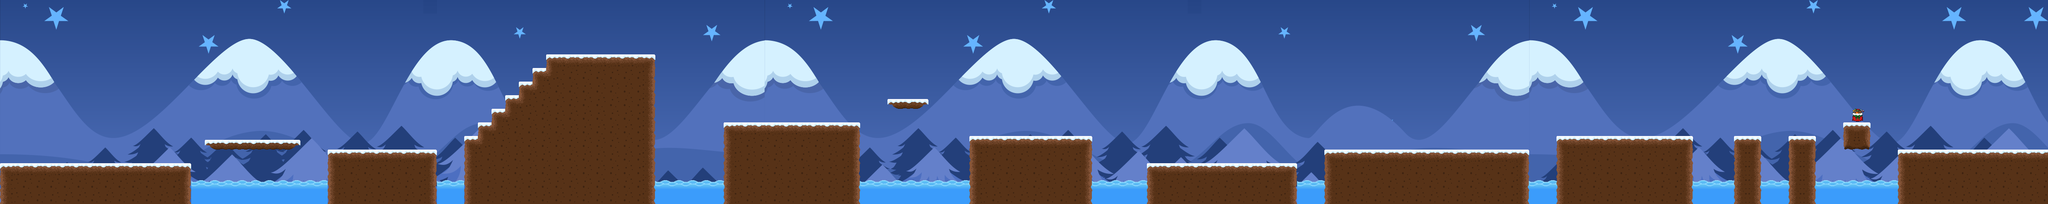

This game map was drawn from its Tiled (.tmx) file and the tilesets committed beside it. A one-line description and the trimmed map source follow:
An orthogonal 150x15 tile map with 32x32 px tiles, 4 tile layers (ciel2, eau, Sol, hotte), 6 tilesets and 23 objects (16x Sol, 3x Hitbox, 2x Wall, Start, End).

<map version="1.10" tiledversion="1.11.1-99-gec89c545" orientation="orthogonal" renderorder="left-up" width="150" height="15" tilewidth="32" tileheight="32" infinite="0" nextlayerid="15" nextobjectid="12">
 <tileset firstgid="1" name="santa-idle" tilewidth="40" tileheight="64" tilecount="16" columns="0">
  <grid orientation="orthogonal" width="1" height="1" />
  <tile id="0">
   <image source="../textures/player/santa_idle_1.png" width="40" height="64" />
   <objectgroup draworder="index" id="2">
    <object id="1" type="Hitbox" x="0" y="0" width="40" height="64" />
   </objectgroup>
   <animation>
    <frame tileid="0" duration="60" />
    <frame tileid="1" duration="60" />
    <frame tileid="2" duration="60" />
    <frame tileid="3" duration="60" />
    <frame tileid="4" duration="60" />
    <frame tileid="5" duration="60" />
    <frame tileid="6" duration="60" />
    <frame tileid="7" duration="60" />
    <frame tileid="8" duration="60" />
    <frame tileid="9" duration="60" />
    <frame tileid="10" duration="60" />
    <frame tileid="11" duration="60" />
    <frame tileid="12" duration="60" />
    <frame tileid="13" duration="60" />
    <frame tileid="14" duration="60" />
    <frame tileid="15" duration="60" />
   </animation>
  </tile>
  <tile id="1">
   <image source="../textures/player/santa_idle_2.png" width="40" height="64" />
  </tile>
  <tile id="2">
   <image source="../textures/player/santa_idle_3.png" width="40" height="64" />
  </tile>
  <tile id="3">
   <image source="../textures/player/santa_idle_4.png" width="40" height="64" />
  </tile>
  <tile id="4">
   <image source="../textures/player/santa_idle_5.png" width="40" height="64" />
  </tile>
  <tile id="5">
   <image source="../textures/player/santa_idle_6.png" width="40" height="64" />
  </tile>
  <tile id="6">
   <image source="../textures/player/santa_idle_7.png" width="40" height="64" />
  </tile>
  <tile id="7">
   <image source="../textures/player/santa_idle_8.png" width="40" height="64" />
  </tile>
  <tile id="8">
   <image source="../textures/player/santa_idle_9.png" width="39" height="64" />
  </tile>
  <tile id="9">
   <image source="../textures/player/santa_idle_10.png" width="39" height="64" />
  </tile>
  <tile id="10">
   <image source="../textures/player/santa_idle_11.png" width="39" height="64" />
  </tile>
  <tile id="11">
   <image source="../textures/player/santa_idle_12.png" width="39" height="64" />
  </tile>
  <tile id="12">
   <image source="../textures/player/santa_idle_13.png" width="39" height="64" />
  </tile>
  <tile id="13">
   <image source="../textures/player/santa_idle_14.png" width="40" height="64" />
   <animation>
    <frame tileid="0" duration="60" />
    <frame tileid="1" duration="60" />
    <frame tileid="2" duration="60" />
    <frame tileid="3" duration="60" />
    <frame tileid="4" duration="60" />
    <frame tileid="5" duration="60" />
    <frame tileid="6" duration="60" />
    <frame tileid="7" duration="60" />
    <frame tileid="8" duration="60" />
    <frame tileid="9" duration="60" />
    <frame tileid="10" duration="60" />
    <frame tileid="11" duration="60" />
    <frame tileid="12" duration="60" />
    <frame tileid="13" duration="60" />
    <frame tileid="14" duration="60" />
    <frame tileid="15" duration="60" />
   </animation>
  </tile>
  <tile id="14">
   <image source="../textures/player/santa_idle_15.png" width="40" height="64" />
   <objectgroup draworder="index" id="2">
    <object id="1" type="Hitbox" x="0" y="0" width="40" height="64" />
   </objectgroup>
  </tile>
  <tile id="15">
   <image source="../textures/player/santa_idle_16.png" width="40" height="64" />
   <objectgroup draworder="index" id="2">
    <object id="1" type="Hitbox" x="0" y="0" width="40" height="64" />
   </objectgroup>
  </tile>
 </tileset>
 <tileset firstgid="17" name="santa-run" tilewidth="1" tileheight="1" tilecount="0" columns="0" />
 <tileset firstgid="17" name="yeti" tilewidth="64" tileheight="64" tilecount="48" columns="8">
  <image source="../textures/ennemies/yeti.png" width="512" height="384" />
  <tile id="0">
   <animation>
    <frame tileid="8" duration="60" />
    <frame tileid="9" duration="60" />
    <frame tileid="10" duration="60" />
    <frame tileid="11" duration="60" />
    <frame tileid="12" duration="60" />
    <frame tileid="13" duration="60" />
    <frame tileid="14" duration="60" />
    <frame tileid="15" duration="60" />
   </animation>
  </tile>
  <tile id="7">
   <animation>
    <frame tileid="0" duration="60" />
    <frame tileid="1" duration="60" />
    <frame tileid="2" duration="60" />
    <frame tileid="3" duration="60" />
    <frame tileid="4" duration="60" />
    <frame tileid="5" duration="60" />
    <frame tileid="6" duration="60" />
    <frame tileid="7" duration="60" />
   </animation>
  </tile>
  <tile id="31">
   <animation>
    <frame tileid="24" duration="60" />
    <frame tileid="25" duration="60" />
    <frame tileid="26" duration="60" />
    <frame tileid="27" duration="60" />
    <frame tileid="28" duration="60" />
    <frame tileid="29" duration="60" />
    <frame tileid="30" duration="60" />
    <frame tileid="31" duration="60" />
   </animation>
  </tile>
  <tile id="39">
   <animation>
    <frame tileid="32" duration="60" />
    <frame tileid="33" duration="60" />
    <frame tileid="34" duration="60" />
    <frame tileid="35" duration="60" />
    <frame tileid="36" duration="60" />
    <frame tileid="37" duration="60" />
    <frame tileid="38" duration="60" />
    <frame tileid="39" duration="60" />
   </animation>
  </tile>
  <tile id="40">
   <animation>
    <frame tileid="40" duration="60" />
    <frame tileid="41" duration="60" />
    <frame tileid="42" duration="60" />
    <frame tileid="43" duration="60" />
    <frame tileid="44" duration="60" />
    <frame tileid="45" duration="60" />
    <frame tileid="46" duration="60" />
    <frame tileid="47" duration="60" />
   </animation>
  </tile>
 </tileset>
 <tileset firstgid="65" name="BG" tilewidth="32" tileheight="32" tilecount="1512" columns="56">
  <image source="../textures/decor/BG/BG.png" width="1800" height="893" />
 </tileset>
 <tileset firstgid="1577" name="SolWinter" tilewidth="68" tileheight="37" tilecount="19" columns="0">
  <grid orientation="orthogonal" width="1" height="1" />
  <tile id="18">
   <image source="../textures/decor/Sol/1.png" width="32" height="32" />
   <objectgroup draworder="index" id="5">
    <object id="8" type="Sol" x="0" y="0" width="32" height="32" />
   </objectgroup>
  </tile>
  <tile id="19">
   <image source="../textures/decor/Sol/2.png" width="32" height="32" />
   <objectgroup draworder="index" id="2">
    <object id="1" type="Sol" x="0" y="0" width="32" height="32" />
   </objectgroup>
  </tile>
  <tile id="20">
   <image source="../textures/decor/Sol/3.png" width="32" height="32" />
   <objectgroup draworder="index" id="2">
    <object id="1" type="Sol" x="0" y="0" width="32" height="32" />
   </objectgroup>
  </tile>
  <tile id="21">
   <image source="../textures/decor/Sol/4.png" width="32" height="32" />
   <objectgroup draworder="index" id="2">
    <object id="1" type="Sol" x="0" y="0" width="32" height="32" />
   </objectgroup>
  </tile>
  <tile id="22">
   <image source="../textures/decor/Sol/5.png" width="32" height="32" />
   <objectgroup draworder="index" id="2">
    <object id="1" type="Sol" x="0" y="0" width="32" height="32" />
   </objectgroup>
  </tile>
  <tile id="23">
   <image source="../textures/decor/Sol/6.png" width="32" height="32" />
   <objectgroup draworder="index" id="2">
    <object id="1" type="Sol" x="0" y="0" width="32" height="32" />
   </objectgroup>
  </tile>
  <tile id="24">
   <image source="../textures/decor/Sol/7.png" width="32" height="32" />
   <objectgroup draworder="index" id="2">
    <object id="1" type="Sol" x="0" y="0" width="32" height="32" />
   </objectgroup>
  </tile>
  <tile id="25">
   <image source="../textures/decor/Sol/8.png" width="32" height="32" />
   <objectgroup draworder="index" id="2">
    <object id="1" type="Sol" x="0" y="0" width="32" height="32" />
   </objectgroup>
  </tile>
  <tile id="26">
   <image source="../textures/decor/Sol/9.png" width="32" height="32" />
   <objectgroup draworder="index" id="2">
    <object id="1" type="Sol" x="0" y="0" width="32" height="32" />
   </objectgroup>
  </tile>
  <tile id="27">
   <image source="../textures/decor/Sol/10.png" width="32" height="32" />
   <objectgroup draworder="index" id="2">
    <object id="1" type="Sol" x="0" y="0" width="32" height="32" />
   </objectgroup>
  </tile>
  <tile id="28">
   <image source="../textures/decor/Sol/11.png" width="32" height="32" />
   <objectgroup draworder="index" id="2">
    <object id="1" type="Sol" x="0" y="0" width="32" height="32" />
   </objectgroup>
  </tile>
  <tile id="29">
   <image source="../textures/decor/Sol/12.png" width="32" height="32" />
   <objectgroup draworder="index" id="2">
    <object id="1" type="Sol" x="0" y="0" width="32" height="32" />
   </objectgroup>
  </tile>
  <tile id="30">
   <image source="../textures/decor/Sol/13.png" width="32" height="32" />
   <objectgroup draworder="index" id="2">
    <object id="1" type="Sol" x="0" y="0" width="32" height="32" />
   </objectgroup>
  </tile>
  <tile id="31">
   <image source="../textures/decor/Sol/14.png" width="32" height="23" />
   <objectgroup draworder="index" id="2">
    <object id="2" type="Sol" x="0.666667" y="1">
     <polygon points="0,0 0,12 9,12 11.3333,14.3333 17.6667,18.6667 21,20.3333 23,21.6667 31.3333,22.6667 30.6667,-1.33333" />
    </object>
   </objectgroup>
  </tile>
  <tile id="32">
   <image source="../textures/decor/Sol/15.png" width="32" height="23" />
   <objectgroup draworder="index" id="2">
    <object id="1" type="Sol" x="0" y="0" width="32" height="23" />
   </objectgroup>
  </tile>
  <tile id="33">
   <image source="../textures/decor/Sol/16.png" width="32" height="23" />
   <objectgroup draworder="index" id="2">
    <object id="2" type="Sol" x="0.333333" y="22.6667">
     <polygon points="0,0 8.70833,-0.791667 16.3333,-5.33333 20.6667,-9.66667 26,-9.66667 31,-10 31.3333,-21.3333 30.2,-22.5555 -0.322223,-22.6556" />
    </object>
   </objectgroup>
  </tile>
  <tile id="34">
   <image source="../textures/decor/Sol/17.png" width="32" height="24" />
  </tile>
  <tile id="35">
   <image source="../textures/decor/Sol/18.png" width="32" height="32" />
  </tile>
  <tile id="36">
   <image source="../textures/hotte.png" width="68" height="37" />
  </tile>
 </tileset>
 <tileset firstgid="1614" name="hotte" tilewidth="68" tileheight="37" tilecount="1" columns="0">
  <grid orientation="orthogonal" width="1" height="1" />
  <tile id="0">
   <image source="../textures/hotte.png" width="68" height="37" />
  </tile>
 </tileset>
 <layer id="2" name="ciel2" width="150" height="15">
  <data>[2250 cells, 2250 non-empty, 840 distinct tile ids]</data>
 </layer>
 <layer id="5" name="eau" width="150" height="15">
  <data>[2250 cells, 239 non-empty, 3 distinct tile ids]</data>
 </layer>
 <layer id="13" name="Sol" width="150" height="15">
  <data>[2250 cells, 533 non-empty, 12 distinct tile ids]</data>
 </layer>
 <layer id="14" name="hotte" width="150" height="15">
  <data>[2250 cells, 1 non-empty, 1 distinct tile ids]</data>
 </layer>
 <objectgroup id="10" name="objects">
  <object id="2" name="Start" x="131" y="160" width="28" height="32">
   <properties>
    <property name="Start" type="object" value="0" />
   </properties>
  </object>
  <object id="3" name="End" x="4339" y="256" width="26" height="30" />
  <object id="5" name="Wall" x="-63" y="-2" width="64" height="483" />
  <object id="7" name="Wall" x="4801" y="0" width="112" height="483" />
 </objectgroup>
</map>
